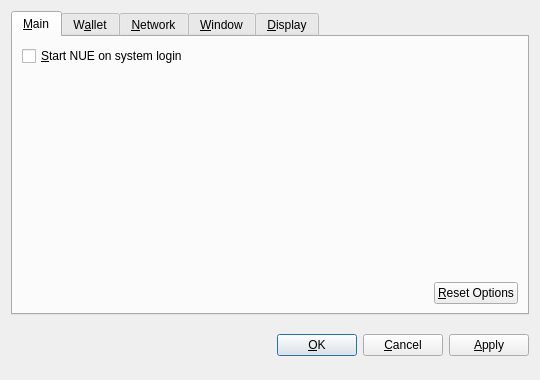
<?xml version="1.0" encoding="UTF-8"?>
<ui version="4.0">
 <class>OptionsDialog</class>
 <widget class="QDialog" name="OptionsDialog">
  <property name="geometry">
   <rect>
    <x>0</x>
    <y>0</y>
    <width>540</width>
    <height>380</height>
   </rect>
  </property>
  <property name="windowTitle">
   <string>Options</string>
  </property>
  <property name="modal">
   <bool>true</bool>
  </property>
  <layout class="QVBoxLayout" name="verticalLayout">
   <item>
    <widget class="QTabWidget" name="tabWidget">
     <property name="tabPosition">
      <enum>QTabWidget::North</enum>
     </property>
     <property name="currentIndex">
      <number>0</number>
     </property>
     <widget class="QWidget" name="tabMain">
      <attribute name="title">
       <string>&amp;Main</string>
      </attribute>
      <layout class="QVBoxLayout" name="verticalLayout_Main">
       <item>
        <widget class="QCheckBox" name="bitcoinAtStartup">
         <property name="toolTip">
          <string>Automatically start NUE after logging in to the system.</string>
         </property>
         <property name="text">
          <string>&amp;Start NUE on system login</string>
         </property>
        </widget>
       </item>
       <item>
        <spacer name="verticalSpacer_Main">
         <property name="orientation">
          <enum>Qt::Vertical</enum>
         </property>
         <property name="sizeHint" stdset="0">
          <size>
           <width>20</width>
           <height>40</height>
          </size>
         </property>
        </spacer>
       </item>
       <item>
        <layout class="QHBoxLayout" name="horizontalLayout_2_Main">
         <item>
          <spacer name="horizontalSpacer_2_Main">
           <property name="orientation">
            <enum>Qt::Horizontal</enum>
           </property>
           <property name="sizeHint" stdset="0">
            <size>
             <width>40</width>
             <height>20</height>
            </size>
           </property>
          </spacer>
         </item>
         <item>
          <widget class="QPushButton" name="resetButton">
           <property name="toolTip">
            <string>Reset all client options to default.</string>
           </property>
           <property name="text">
            <string>&amp;Reset Options</string>
           </property>
           <property name="autoDefault">
            <bool>false</bool>
           </property>
          </widget>
         </item>
        </layout>
       </item>
      </layout>
     </widget>
     <widget class="QWidget" name="tabWallet">
      <attribute name="title">
       <string>W&amp;allet</string>
      </attribute>
      <layout class="QVBoxLayout" name="verticalLayout_Network">
       <item>
        <widget class="QLabel" name="transactionFeeInfoLabel">
         <property name="text">
          <string>Optional transaction fee per kB that helps make sure your transactions are processed quickly. Most transactions are 1 kB.</string>
         </property>
         <property name="textFormat">
          <enum>Qt::PlainText</enum>
         </property>
         <property name="wordWrap">
          <bool>true</bool>
         </property>
        </widget>
       </item>
       <item>
        <layout class="QHBoxLayout" name="horizontalLayout_1_Main">
         <item>
          <widget class="QLabel" name="transactionFeeLabel">
           <property name="text">
            <string>Pay transaction &amp;fee</string>
           </property>
           <property name="textFormat">
            <enum>Qt::PlainText</enum>
           </property>
           <property name="buddy">
            <cstring>transactionFee</cstring>
           </property>
          </widget>
         </item>
         <item>
          <widget class="BitcoinAmountField" name="transactionFee"/>
         </item>
         <item>
          <spacer name="horizontalSpacer_1_Main">
           <property name="orientation">
            <enum>Qt::Horizontal</enum>
           </property>
           <property name="sizeHint" stdset="0">
            <size>
             <width>40</width>
             <height>20</height>
            </size>
           </property>
          </spacer>
         </item>
        </layout>
       </item>
       <item>
        <widget class="QLabel" name="label">
         <property name="text">
          <string>If you disable the spending of unconfirmed change, the change from a transaction cannot be used until that transaction has at least one confirmation. This also affects how your balance is computed.</string>
         </property>
         <property name="wordWrap">
          <bool>true</bool>
         </property>
        </widget>
       </item>
       <item>
        <widget class="QCheckBox" name="spendZeroConfChange">
         <property name="text">
          <string>Spend unconfirmed change  (experts only)</string>
         </property>
        </widget>
       </item>
       <item>
        <spacer name="verticalSpacer">
         <property name="orientation">
          <enum>Qt::Vertical</enum>
         </property>
         <property name="sizeHint" stdset="0">
          <size>
           <width>20</width>
           <height>40</height>
          </size>
         </property>
        </spacer>
       </item>
      </layout>
     </widget>
     <widget class="QWidget" name="tabNetwork">
      <attribute name="title">
       <string>&amp;Network</string>
      </attribute>
      <layout class="QVBoxLayout" name="verticalLayout_Network">
       <item>
        <widget class="QCheckBox" name="mapPortUpnp">
         <property name="toolTip">
          <string>Automatically open the NUE client port on the router. This only works when your router supports UPnP and it is enabled.</string>
         </property>
         <property name="text">
          <string>Map port using &amp;UPnP</string>
         </property>
        </widget>
       </item>
       <item>
        <widget class="QCheckBox" name="connectSocks">
         <property name="toolTip">
          <string>Connect to the NUE network through a SOCKS proxy (e.g. when connecting through Tor).</string>
         </property>
         <property name="text">
          <string>&amp;Connect through SOCKS proxy:</string>
         </property>
        </widget>
       </item>
       <item>
        <layout class="QHBoxLayout" name="horizontalLayout_Network">
         <item>
          <widget class="QLabel" name="proxyIpLabel">
           <property name="text">
            <string>Proxy &amp;IP:</string>
           </property>
           <property name="textFormat">
            <enum>Qt::PlainText</enum>
           </property>
           <property name="buddy">
            <cstring>proxyIp</cstring>
           </property>
          </widget>
         </item>
         <item>
          <widget class="QValidatedLineEdit" name="proxyIp">
           <property name="maximumSize">
            <size>
             <width>140</width>
             <height>16777215</height>
            </size>
           </property>
           <property name="toolTip">
            <string>IP address of the proxy (e.g. 127.0.0.1)</string>
           </property>
          </widget>
         </item>
         <item>
          <widget class="QLabel" name="proxyPortLabel">
           <property name="text">
            <string>&amp;Port:</string>
           </property>
           <property name="textFormat">
            <enum>Qt::PlainText</enum>
           </property>
           <property name="buddy">
            <cstring>proxyPort</cstring>
           </property>
          </widget>
         </item>
         <item>
          <widget class="QLineEdit" name="proxyPort">
           <property name="maximumSize">
            <size>
             <width>55</width>
             <height>16777215</height>
            </size>
           </property>
           <property name="toolTip">
            <string>Port of the proxy (e.g. 9050)</string>
           </property>
          </widget>
         </item>
         <item>
          <widget class="QLabel" name="socksVersionLabel">
           <property name="text">
            <string>SOCKS &amp;Version:</string>
           </property>
           <property name="textFormat">
            <enum>Qt::PlainText</enum>
           </property>
           <property name="buddy">
            <cstring>socksVersion</cstring>
           </property>
          </widget>
         </item>
         <item>
          <widget class="QValueComboBox" name="socksVersion">
           <property name="toolTip">
            <string>SOCKS version of the proxy (e.g. 5)</string>
           </property>
          </widget>
         </item>
         <item>
          <spacer name="horizontalSpacer_Network">
           <property name="orientation">
            <enum>Qt::Horizontal</enum>
           </property>
           <property name="sizeHint" stdset="0">
            <size>
             <width>40</width>
             <height>20</height>
            </size>
           </property>
          </spacer>
         </item>
        </layout>
       </item>
       <item>
        <spacer name="verticalSpacer_Network">
         <property name="orientation">
          <enum>Qt::Vertical</enum>
         </property>
         <property name="sizeHint" stdset="0">
          <size>
           <width>20</width>
           <height>40</height>
          </size>
         </property>
        </spacer>
       </item>
      </layout>
     </widget>
     <widget class="QWidget" name="tabWindow">
      <attribute name="title">
       <string>&amp;Window</string>
      </attribute>
      <layout class="QVBoxLayout" name="verticalLayout_Window">
       <item>
        <widget class="QCheckBox" name="minimizeToTray">
         <property name="toolTip">
          <string>Show only a tray icon after minimizing the window.</string>
         </property>
         <property name="text">
          <string>&amp;Minimize to the tray instead of the taskbar</string>
         </property>
        </widget>
       </item>
       <item>
        <widget class="QCheckBox" name="minimizeOnClose">
         <property name="toolTip">
          <string>Minimize instead of exit the application when the window is closed. When this option is enabled, the application will be closed only after selecting Quit in the menu.</string>
         </property>
         <property name="text">
          <string>M&amp;inimize on close</string>
         </property>
        </widget>
       </item>
       <item>
        <spacer name="verticalSpacer_Window">
         <property name="orientation">
          <enum>Qt::Vertical</enum>
         </property>
         <property name="sizeHint" stdset="0">
          <size>
           <width>20</width>
           <height>40</height>
          </size>
         </property>
        </spacer>
       </item>
      </layout>
     </widget>
     <widget class="QWidget" name="tabDisplay">
      <attribute name="title">
       <string>&amp;Display</string>
      </attribute>
      <layout class="QVBoxLayout" name="verticalLayout_Display">
       <item>
        <layout class="QHBoxLayout" name="horizontalLayout_1_Display">
         <item>
          <widget class="QLabel" name="langLabel">
           <property name="text">
            <string>User Interface &amp;language:</string>
           </property>
           <property name="textFormat">
            <enum>Qt::PlainText</enum>
           </property>
           <property name="buddy">
            <cstring>lang</cstring>
           </property>
          </widget>
         </item>
         <item>
          <widget class="QValueComboBox" name="lang">
           <property name="toolTip">
            <string>The user interface language can be set here. This setting will take effect after restarting NUE.</string>
           </property>
          </widget>
         </item>
        </layout>
       </item>
       <item>
        <layout class="QHBoxLayout" name="horizontalLayout_2_Display">
         <item>
          <widget class="QLabel" name="unitLabel">
           <property name="text">
            <string>&amp;Unit to show amounts in:</string>
           </property>
           <property name="textFormat">
            <enum>Qt::PlainText</enum>
           </property>
           <property name="buddy">
            <cstring>unit</cstring>
           </property>
          </widget>
         </item>
         <item>
          <widget class="QValueComboBox" name="unit">
           <property name="toolTip">
            <string>Choose the default subdivision unit to show in the interface and when sending coins.</string>
           </property>
          </widget>
         </item>
        </layout>
       </item>
       <item>
        <widget class="QCheckBox" name="displayAddresses">
         <property name="toolTip">
          <string>Whether to show NUE addresses in the transaction list or not.</string>
         </property>
         <property name="text">
          <string>&amp;Display addresses in transaction list</string>
         </property>
        </widget>
       </item>
       <item>
        <widget class="QCheckBox" name="coinControlFeatures">
         <property name="toolTip">
          <string>Whether to show coin control features or not.</string>
         </property>
         <property name="text">
          <string>Display coin &amp;control features (experts only!)</string>
         </property>
        </widget>
       </item>
       <item>
        <spacer name="verticalSpacer_Display">
         <property name="orientation">
          <enum>Qt::Vertical</enum>
         </property>
         <property name="sizeHint" stdset="0">
          <size>
           <width>20</width>
           <height>40</height>
          </size>
         </property>
        </spacer>
       </item>
      </layout>
     </widget>
    </widget>
   </item>
   <item>
    <layout class="QHBoxLayout" name="horizontalLayout_Buttons">
     <item>
      <spacer name="horizontalSpacer_1">
       <property name="orientation">
        <enum>Qt::Horizontal</enum>
       </property>
       <property name="sizeHint" stdset="0">
        <size>
         <width>40</width>
         <height>48</height>
        </size>
       </property>
      </spacer>
     </item>
     <item>
      <widget class="QLabel" name="statusLabel">
       <property name="font">
        <font>
         <weight>75</weight>
         <bold>true</bold>
        </font>
       </property>
       <property name="text">
        <string/>
       </property>
       <property name="textFormat">
        <enum>Qt::PlainText</enum>
       </property>
       <property name="wordWrap">
        <bool>true</bool>
       </property>
      </widget>
     </item>
     <item>
      <spacer name="horizontalSpacer_2">
       <property name="orientation">
        <enum>Qt::Horizontal</enum>
       </property>
       <property name="sizeHint" stdset="0">
        <size>
         <width>40</width>
         <height>48</height>
        </size>
       </property>
      </spacer>
     </item>
     <item>
      <widget class="QPushButton" name="okButton">
       <property name="text">
        <string>&amp;OK</string>
       </property>
      </widget>
     </item>
     <item>
      <widget class="QPushButton" name="cancelButton">
       <property name="text">
        <string>&amp;Cancel</string>
       </property>
       <property name="autoDefault">
        <bool>false</bool>
       </property>
      </widget>
     </item>
     <item>
      <widget class="QPushButton" name="applyButton">
       <property name="text">
        <string>&amp;Apply</string>
       </property>
       <property name="autoDefault">
        <bool>false</bool>
       </property>
      </widget>
     </item>
    </layout>
   </item>
  </layout>
 </widget>
 <customwidgets>
  <customwidget>
   <class>BitcoinAmountField</class>
   <extends>QSpinBox</extends>
   <header>bitcoinamountfield.h</header>
  </customwidget>
  <customwidget>
   <class>QValueComboBox</class>
   <extends>QComboBox</extends>
   <header>qvaluecombobox.h</header>
  </customwidget>
  <customwidget>
   <class>QValidatedLineEdit</class>
   <extends>QLineEdit</extends>
   <header>qvalidatedlineedit.h</header>
  </customwidget>
 </customwidgets>
 <resources/>
 <connections/>
</ui>
